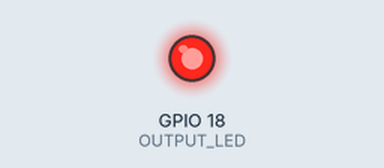
This program was run on a simulated ESP32. Parts: output pins drawn as LEDs (lit = HIGH). What the program prints to the serial monitor is not drawn.

Above: at 0.7 s.
At 5.4 s:
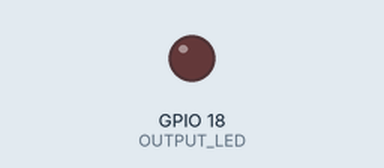
Timing chart, 0 to 7.2 s (numbered marks = the images above):
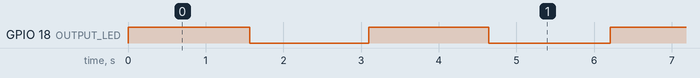

Measured:
- by itself, GPIO 18 (OUTPUT_LED): alternates HIGH for 1.6 s and LOW for 1.6 s

The program:

main.cpp
```cpp
#include <Arduino.h>
const int OUTPUT_LED = 18;
void prender_led(void * parameters){
  for(;;){
    Serial.printf("[LED][Nucleo %d] LED ENCENDIDO\r\n", xPortGetCoreID());
    digitalWrite(OUTPUT_LED, HIGH);
    delay(1500);
    Serial.printf("[LED][Nucleo %d] LED APAGADO\r\n", xPortGetCoreID());
    digitalWrite(OUTPUT_LED, LOW);
    delay(1500);
  }
}
void calculo_pesado(void *parameters){
  int i = 0;
  for(;;){
    i++;
    Serial.printf("[CALCULO][Nucleo %d] Valor Obtenido: %d\r\n", xPortGetCoreID(), i);
    /*
    vTaskDelay(1) cede la CPU al scheduler por 1 tick (~1ms).
    taskYIELD no funcionaba porque es la unica tarea en el nucleo 0,
    asi que se reanudaba inmediatamente e inundaba el Serial.
    */
    vTaskDelay(1);
  }
}
void setup() {
  Serial.begin(9600);
  pinMode(OUTPUT_LED, OUTPUT);
  xTaskCreatePinnedToCore(
    prender_led,
    "Prender Led",
    2048,
    NULL,
    1,
    NULL,
    1
  );
  xTaskCreatePinnedToCore(
    calculo_pesado,
    "Calculo Pesado",
    2048,
    NULL,
    1,
    NULL,
    0
  );
}

void loop() {
  // put your main code here, to run repeatedly:
}
```
